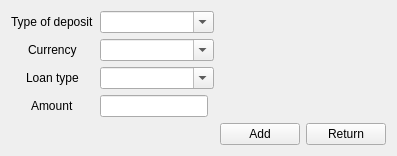
                 <widget class="QWidget" name="LoansAddingTab">
                  <layout class="QGridLayout" name="gridLayout_2">
                   <item row="0" column="0">
                    <widget class="QFrame" name="frame_11">
                     <property name="frameShape">
                      <enum>QFrame::NoFrame</enum>
                     </property>
                     <property name="frameShadow">
                      <enum>QFrame::Raised</enum>
                     </property>
                     <layout class="QGridLayout" name="gridLayout_5">
                      <property name="leftMargin">
                       <number>0</number>
                      </property>
                      <property name="topMargin">
                       <number>0</number>
                      </property>
                      <property name="rightMargin">
                       <number>0</number>
                      </property>
                      <property name="bottomMargin">
                       <number>0</number>
                      </property>
                      <item row="2" column="1" alignment="Qt::AlignHCenter">
                       <widget class="QLabel" name="label_13">
                        <property name="text">
                         <string>Loan type</string>
                        </property>
                       </widget>
                      </item>
                      <item row="1" column="1" alignment="Qt::AlignHCenter">
                       <widget class="QLabel" name="label_12">
                        <property name="text">
                         <string>Currency</string>
                        </property>
                       </widget>
                      </item>
                      <item row="4" column="2">
                       <widget class="QLineEdit" name="LoansAddingTab_amount_txt">
                        <property name="placeholderText">
                         <string/>
                        </property>
                       </widget>
                      </item>
                      <item row="0" column="1">
                       <widget class="QLabel" name="label">
                        <property name="text">
                         <string>Type of deposit</string>
                        </property>
                       </widget>
                      </item>
                      <item row="0" column="2" colspan="2">
                       <widget class="QComboBox" name="LoansAddingTab_TypeOfDeposit_enum">
                        <property name="editable">
                         <bool>true</bool>
                        </property>
                       </widget>
                      </item>
                      <item row="1" column="2" colspan="2">
                       <widget class="QComboBox" name="LoansAddingTab_currency_enum">
                        <property name="editable">
                         <bool>true</bool>
                        </property>
                        <property name="placeholderText" stdset="0">
                         <string>Grade</string>
                        </property>
                       </widget>
                      </item>
                      <item row="2" column="2" colspan="2">
                       <widget class="QComboBox" name="LoansAddingTab_loantype_enum">
                        <property name="editable">
                         <bool>true</bool>
                        </property>
                       </widget>
                      </item>
                      <item row="4" column="1" alignment="Qt::AlignHCenter">
                       <widget class="QLabel" name="label_6">
                        <property name="text">
                         <string>Amount</string>
                        </property>
                       </widget>
                      </item>
                     </layout>
                    </widget>
                   </item>
                   <item row="1" column="2">
                    <widget class="QPushButton" name="LoansAddingTab_Return_butt">
                     <property name="text">
                      <string>Return</string>
                     </property>
                    </widget>
                   </item>
                   <item row="1" column="1">
                    <widget class="QPushButton" name="LoansAddingTab_add_butt">
                     <property name="text">
                      <string>Add</string>
                     </property>
                    </widget>
                   </item>
                  </layout>
                 </widget>
